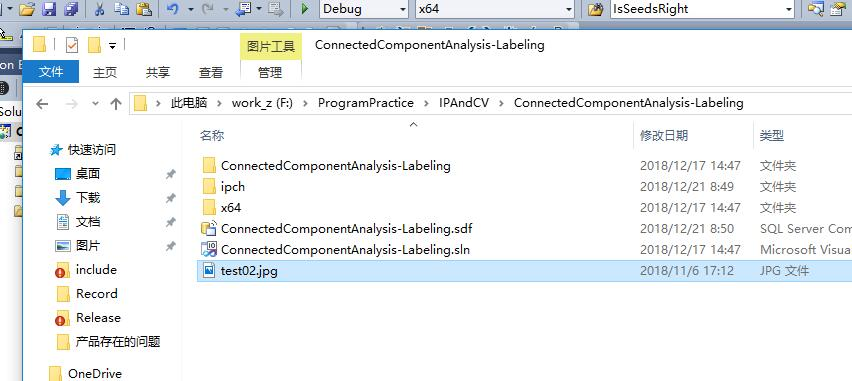
//> input picture IPAndCV/ConnectedComponentAnalysis-Labeling/test01.jpg, 852 x 381 px
$ ./ConnectedComponentLabelingOfBinaryImage   (built with g++ and OpenCV 4)
//> lines starting //> are read from the running program, lines starting //| are printed output that depends on the picture; after the words box and inside, x2 and y2 are one past the last pixel; in counts of white or black regions, pixels touching at a corner belong together


//#include "stdafx.h"
#include<iostream>
#include <string>
#include <list>
#include <vector>
#include <map>
#include <stack>

#include <opencv2/imgproc/imgproc.hpp>
#include <opencv2/highgui/highgui.hpp>
#include <opencv2/core/core.hpp>

using namespace std;
using namespace cv;

// [59 lines left out: function Seed_Filling, not called in this run]

void Two_Pass(const cv::Mat& binImg, cv::Mat& lableImg)    //两遍扫描法
{
	if (binImg.empty())// ||
		//binImg.type() != CV_8UC1)
	{
		return;
	}

	// 第一个通路

	lableImg.release();
	binImg.convertTo(lableImg, CV_32SC1);

	int label = 1;
	std::vector<int> labelSet;
	labelSet.push_back(0);
	labelSet.push_back(1);

	int rows = binImg.rows - 1;
	int cols = binImg.cols - 1;
	for (int i = 1; i < rows; i++)
	{
		int* data_preRow = lableImg.ptr<int>(i-1);
		int* data_curRow = lableImg.ptr<int>(i);
		for (int j = 1; j < cols; j++)
		{
			if (data_curRow[j] == 1)
			{
				std::vector<int> neighborLabels;
				neighborLabels.reserve(2);
				int leftPixel = data_curRow[j-1];
				int upPixel = data_preRow[j];
				if ( leftPixel > 1)
				{
					neighborLabels.push_back(leftPixel);
				}
				if (upPixel > 1)
				{
					neighborLabels.push_back(upPixel);
				}

				// [12 lines of commented-out code are left out]

				if (neighborLabels.empty())
				{
					labelSet.push_back(++label);  // 不连通，标签+1
					data_curRow[j] = label;
					labelSet[label] = label;
				}
				else
				{
					std::sort(neighborLabels.begin(), neighborLabels.end());
					int smallestLabel = neighborLabels[0];
					data_curRow[j] = smallestLabel;

					// 保存最小等价表
					for (size_t k = 1; k < neighborLabels.size(); k++)
					{
						int tempLabel = neighborLabels[k];
						int& oldSmallestLabel = labelSet[tempLabel];  //更新与其相连通的最小标号
						if (oldSmallestLabel > smallestLabel)
						{
							labelSet[oldSmallestLabel] = smallestLabel;
							oldSmallestLabel = smallestLabel;
						}
						else if (oldSmallestLabel < smallestLabel)
						{
							labelSet[smallestLabel] = oldSmallestLabel;
						}
					}
				}
			}
		}
	}

	// 更新等价对列表
	// 将最小标号给重复区域
	for (size_t i = 2; i < labelSet.size(); i++)  //find label connected to current point which is smallest zhonghy
	{
		int curLabel = labelSet[i];
		int preLabel = labelSet[curLabel];
		while (preLabel != curLabel)
		{
			curLabel = preLabel;
			preLabel = labelSet[preLabel];
		}
		labelSet[i] = curLabel;
	};

	for (int i = 0; i < rows; i++)  // for what ??? zhonghy
	{
		int* data = lableImg.ptr<int>(i);  // labelImg save the smallest label of it's neighbor, but maybe not the smallest in image
		for (int j = 0; j < cols; j++)     // so we need to update label with smallest label in image
		{
			int& pixelLabel = data[j];     // this is reference zhonghy, maybe 1, is the origin value of binImg
			//std::cout << data[j] << std::endl;
			pixelLabel = labelSet[pixelLabel];
		}
	}
}
//彩色显示
cv::Scalar GetRandomColor()
{
	uchar r = 255 * (rand()/(1.0 + RAND_MAX));
	uchar g = 255 * (rand()/(1.0 + RAND_MAX));
	uchar b = 255 * (rand()/(1.0 + RAND_MAX));
	return cv::Scalar(b,g,r);
}

void LabelColor(const cv::Mat& labelImg, cv::Mat& colorLabelImg)
{
	if (labelImg.empty() ||
		labelImg.type() != CV_32SC1)
	{
		return;
	}

	std::map<int, cv::Scalar> colors;

	int rows = labelImg.rows;
	int cols = labelImg.cols;

	colorLabelImg.release();
	colorLabelImg.create(rows, cols, CV_8UC3);
	colorLabelImg = cv::Scalar::all(0);

	for (int i = 0; i < rows; i++)
	{
		const int* data_src = (int*)labelImg.ptr<int>(i);
		uchar* data_dst = colorLabelImg.ptr<uchar>(i);
		for (int j = 0; j < cols; j++)
		{
			int pixelValue = data_src[j];
			if (pixelValue > 1)  //exclude 1   zhonghy
			{
				if (colors.count(pixelValue) <= 0)
				{
					colors[pixelValue] = GetRandomColor();
				}

				cv::Scalar color = colors[pixelValue];
				*data_dst++   = color[0];
				*data_dst++ = color[1];
				*data_dst++ = color[2];
			}
			else
			{
				data_dst++;
				data_dst++;
				data_dst++;
			}
		}
	}
}

int main(int argc, char *argv[])
{
    // General if read failed, we should check filePath  zhonghy
	cv::Mat binImage = cv::imread("F:/ProgramPractice/IPAndCV/ConnectedComponentAnalysis-Labeling/test01.jpg", IMREAD_COLOR);
//> binImage is the input picture: 381 rows x 852 cols, CV_8UC3; mean B, G, R 241.5, 240.4, 237.7
	if (binImage.empty())
	{
		return -1;
	}
	//cv::imshow("originalImage", binImage);
	cv::Mat grayImage;
	cv::cvtColor(binImage, grayImage, COLOR_BGR2GRAY);
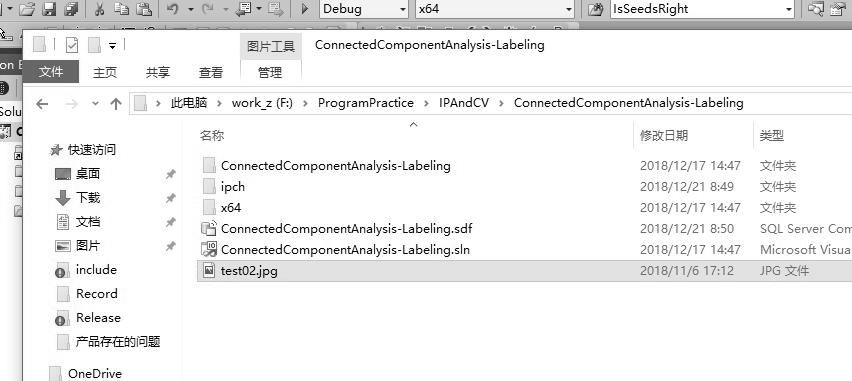
//> grayImage: 381 rows x 852 cols, CV_8UC1; min 0, max 255, mean 239.7

	//binImage.convertTo(grayImage, CV_8UC1);
	cv::imshow("gray image", grayImage);

	cv::threshold(grayImage, grayImage, 200, 1, cv::THRESH_BINARY_INV);  // 1 is replace value zhonghy  cv::THRESH_BINARY_INV DSTI = (SRCI > thresh) ? 0 : MAXVALUE
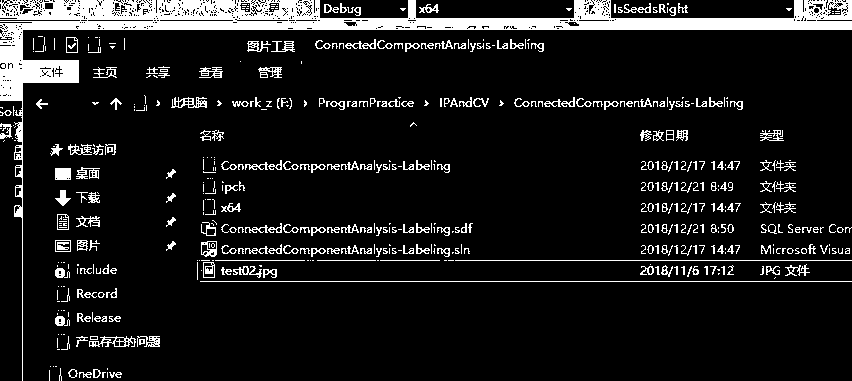
//> grayImage: 381 rows x 852 cols, CV_8UC1; values 0 (black) and 1 (white), 10.5% white; 549 white regions (296 under 20 px), largest, box (x1, y1, x2, y2) and area: (0, 0, 852, 381) 18912, (200, 281, 852, 282) 652, (455, 260, 852, 261) 397
	cv::Mat labelImg;
	cv::imshow("threshold image", grayImage);

	Two_Pass(grayImage, labelImg); //, num);
//> the loop in Two_Pass, `for (int i = 1; i < rows; i++)` made 379 passes
//> label on passes 1 to 3: 65, 75, 89
//> after the loop in Two_Pass, `for (int i = 1; i < rows; i++)`:
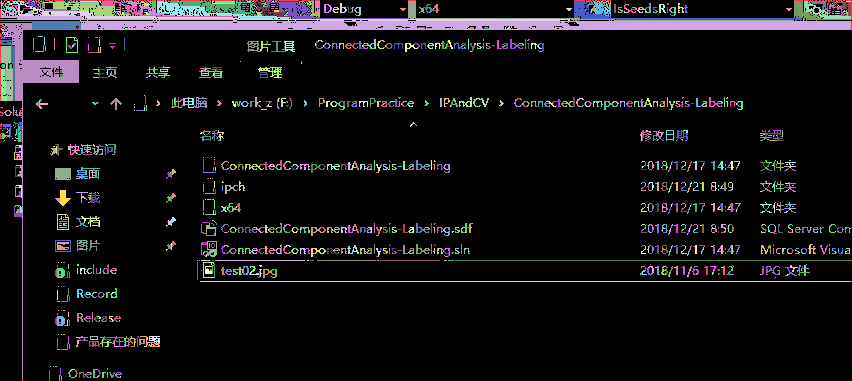
//> lableImg: 381 rows x 852 cols, CV_32SC1; 2152 distinct labels, from 0 to 2151; one colour per label, 0 black
//> after the loop in Two_Pass, `for (int i = 1; i < rows; i++)`: labelSet = 2152 values, max 2151 at index 2151, min 0 at index 0, mean 1042.4; label = 2151
//> the loop in Two_Pass, `for (size_t i = 2; i < labelSet.size(); i++)` made 2150 passes
//> (curLabel, preLabel) on passes 1 to 3: (2, 2), (3, 3), (2, 2)
//> after the loop in Two_Pass, `for (size_t i = 2; i < labelSet.size(); i++)`: labelSet = 2152 values, max 2151 at index 2151, min 0 at index 0, mean 1016
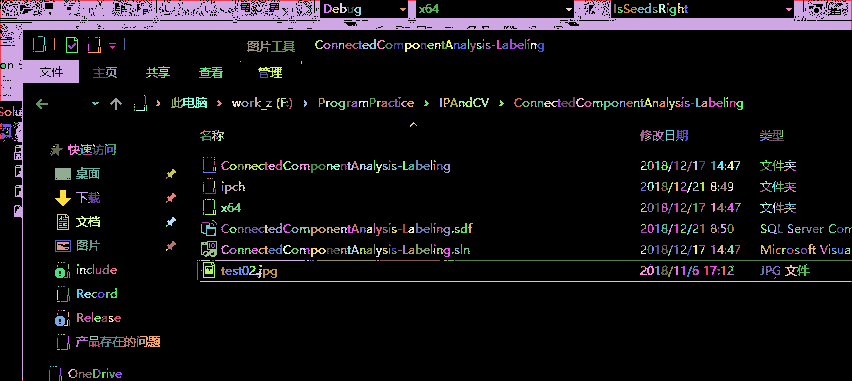
//> labelImg: 381 rows x 852 cols, CV_32SC1; 915 distinct labels, from 0 to 2151; one colour per label, 0 black
	//Seed_Filling(grayImage, labelImg);
	//彩色显示
	cv::Mat colorLabelImg;
	LabelColor(labelImg, colorLabelImg);
//> after the loop in LabelColor, `for (int i = 0; i < rows; i++)`:
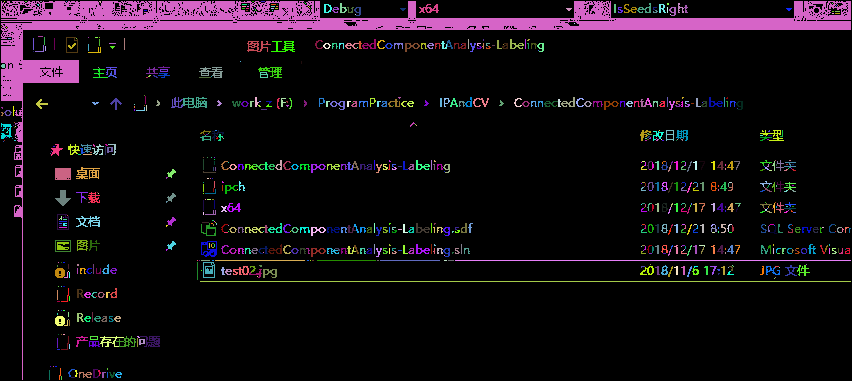
//> colorLabelImg: 381 rows x 852 cols, CV_8UC3; mean B, G, R 17.3, 11.8, 18.1
//> after the loop in LabelColor, `for (int i = 0; i < rows; i++)`: colors = 913 items
	cv::imshow("colorImg", colorLabelImg);

	// [8 lines of commented-out code are left out]

	cv::waitKey(0);
	return 0;
}

$ run again, with IPAndCV/ConnectedComponentAnalysis-Labeling/test02.jpg copied over IPAndCV/ConnectedComponentAnalysis-Labeling/test01.jpg
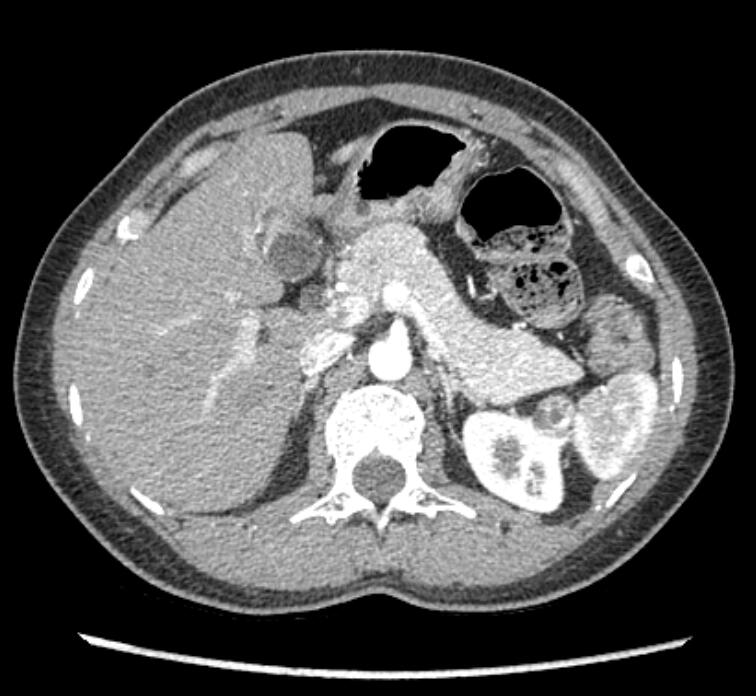
//> input picture IPAndCV/ConnectedComponentAnalysis-Labeling/test02.jpg, 756 x 696 px
//> binImage is the input picture: 696 rows x 756 cols, CV_8UC3; min 0, max 255, mean 85.7
//> after the loop in Two_Pass, `for (int i = 1; i < rows; i++)`:
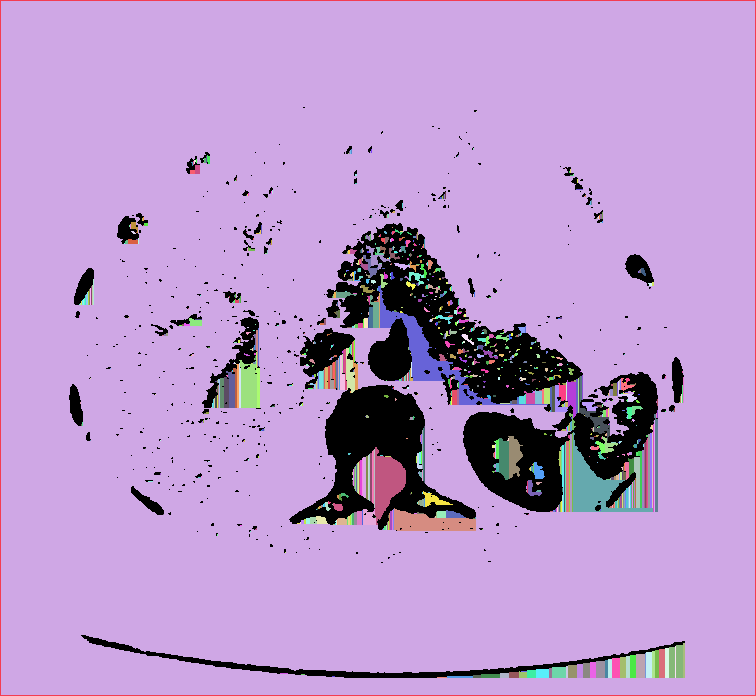
//> lableImg: 696 rows x 756 cols, CV_32SC1; 1219 distinct labels, from 0 to 1218; one colour per label, 0 black
//> after the loop in Two_Pass, `for (int i = 1; i < rows; i++)`: labelSet = 1219 values, max 1207 at index 1209, min 0 at index 0, mean 353.6; label = 1218
//> after the loop in Two_Pass, `for (size_t i = 2; i < labelSet.size(); i++)`: labelSet = 1219 values, max 1102 at index 1102, min 0 at index 0, mean 184
//> labelImg: 696 rows x 756 cols, CV_32SC1; 213 distinct labels, from 0 to 1102
//> after the loop in LabelColor, `for (int i = 0; i < rows; i++)`:
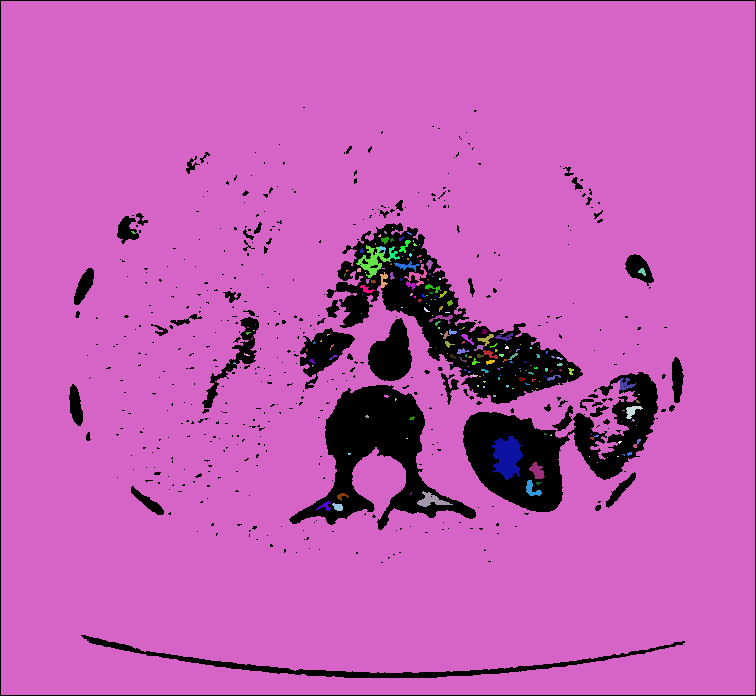
//> colorLabelImg: 696 rows x 756 cols, CV_8UC3; mean B, G, R 179.5, 90.5, 192.6
//> after the loop in LabelColor, `for (int i = 0; i < rows; i++)`: colors = 211 items
